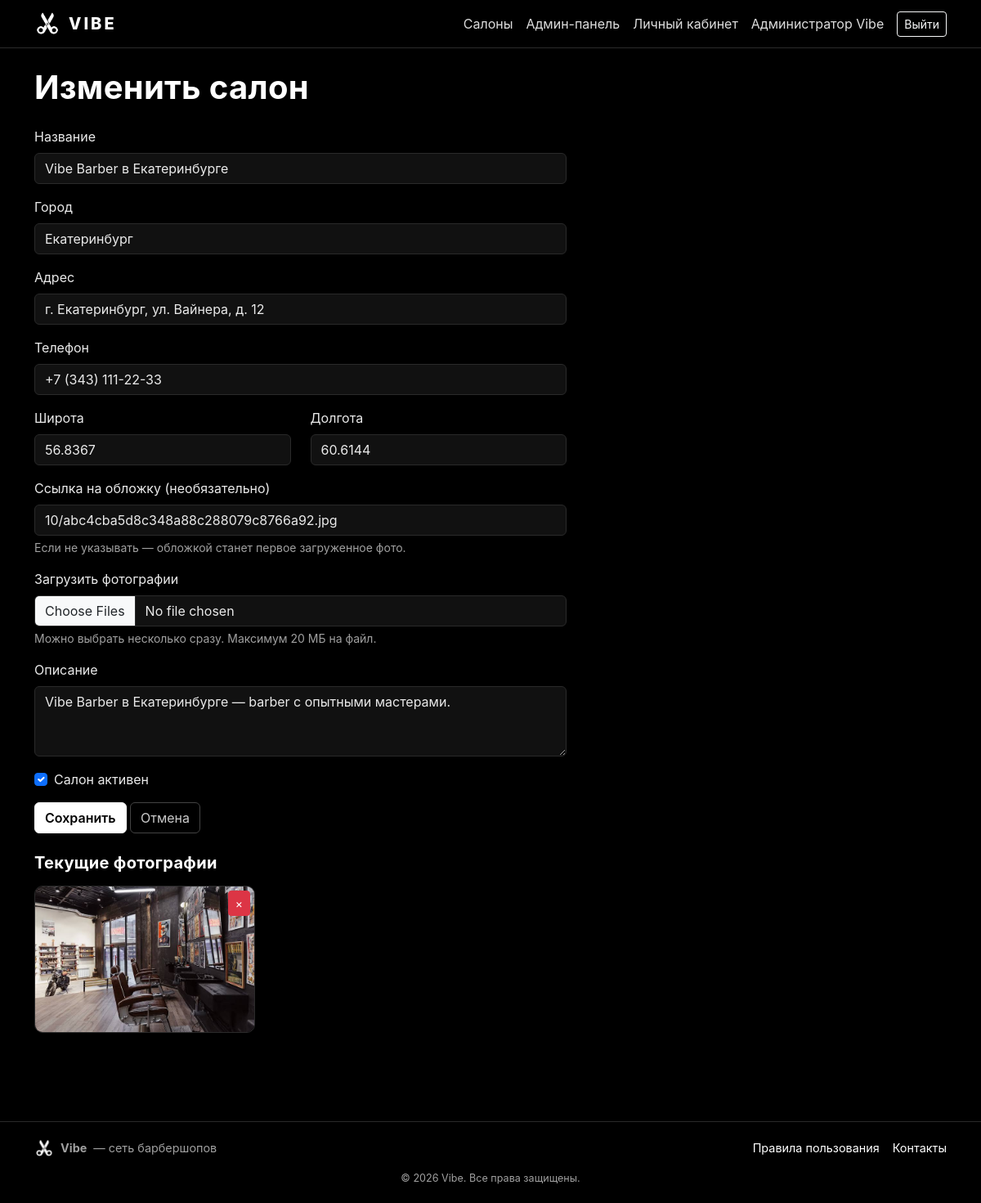
/admin/salons/10/edit (signed in), run on the app's committed database.
### app/models.py (models this page shows, shortened)
class User(UserMixin, db.Model):
    __tablename__ = "users"
    id = db.Column(db.Integer, primary_key=True)
    full_name = db.Column(db.String(150), nullable=False)
    email = db.Column(db.String(150), unique=True, nullable=False, index=True)
    phone = db.Column(db.String(30), unique=True, nullable=True, index=True)
    password_hash = db.Column(db.String(255), nullable=False)
    role = db.Column(db.String(20), nullable=False, default=ROLE_CLIENT)
    salon_id = db.Column(db.Integer, db.ForeignKey("salons.id"), nullable=True)
    is_active_flag = db.Column(db.Boolean, default=True)
    created_at = db.Column(db.DateTime, default=datetime.utcnow)
    phone_verified = db.Column(db.Boolean, default=False, nullable=False)
    phone_code = db.Column(db.String(10), nullable=True)
    phone_code_expires = db.Column(db.DateTime, nullable=True)
    reset_code = db.Column(db.String(10), nullable=True)
    reset_code_expires = db.Column(db.DateTime, nullable=True)
    reset_channel = db.Column(db.String(10), nullable=True)
    salon = db.relationship("Salon", foreign_keys=[salon_id], backref="moderators")
    bookings = db.relationship("Booking", backref="client", foreign_keys="Booking.user_id")
    @property
    def is_active(self):
        return self.is_active_flag
    def is_admin(self):
        return self.role == ROLE_ADMIN

class Salon(db.Model):
    __tablename__ = "salons"
    id = db.Column(db.Integer, primary_key=True)
    city_id = db.Column(db.Integer, db.ForeignKey("cities.id"), nullable=True)
    name = db.Column(db.String(150), nullable=False)
    address = db.Column(db.String(255), nullable=False)
    phone = db.Column(db.String(30))
    description = db.Column(db.Text)
    photo_url = db.Column(db.String(500))
    latitude = db.Column(db.Float)
    longitude = db.Column(db.Float)
    kind = db.Column(db.String(20), default="barber")
    is_active = db.Column(db.Boolean, default=True)
    created_at = db.Column(db.DateTime, default=datetime.utcnow)
    services = db.relationship("Service", backref="salon", cascade="all, delete-orphan")
    specialists = db.relationship("Specialist", backref="salon", cascade="all, delete-orphan")
    bookings = db.relationship("Booking", backref="salon", cascade="all, delete-orphan")
    photos = db.relationship("SalonPhoto", backref="salon",
                             cascade="all, delete-orphan",
                             order_by="SalonPhoto.position")

class City(db.Model):
    __tablename__ = "cities"
    id = db.Column(db.Integer, primary_key=True)
    region_id = db.Column(db.Integer, db.ForeignKey("regions.id"), nullable=False)
    name = db.Column(db.String(100), nullable=False)
    latitude = db.Column(db.Float)
    longitude = db.Column(db.Float)
    salons = db.relationship("Salon", backref="city")

class SalonPhoto(db.Model):
    __tablename__ = "salon_photos"
    id = db.Column(db.Integer, primary_key=True)
    salon_id = db.Column(db.Integer, db.ForeignKey("salons.id"), nullable=False)
    url = db.Column(db.String(500), nullable=False)
    position = db.Column(db.Integer, default=0)
    @property
    def src(self):
        return _resolve_media(self.url)

### app/admin.py (the view, shortened to what this page needs)
@admin_bp.route("/salons/<int:salon_id>/edit", methods=["GET", "POST"])
def salon_edit(salon_id):
    salon = Salon.query.get_or_404(salon_id)
    regions = Region.query.order_by(Region.name).all()
    return render_template("admin/salon_form.html", salon=salon, regions=regions)

### app/admin.py (called while the page is built)
@admin_bp.before_request
@login_required
@roles_required(ROLE_ADMIN)
def guard():
    pass

### app/models.py (called while the page is built)
def _resolve_media(path):
    if not path:
        return None
    if path.startswith(("http://", "https://")):
        return path
    return url_for("static", filename=f"uploads/salons/{path}")

### app/templates/admin/salon_form.html (shortened to what this page needs)
{% extends "base.html" %}
{% block content %}
  <h1 class="fw-bold mb-4">{{ 'Изменить' if salon else 'Добавить' }} салон</h1>
  <form method="post" enctype="multipart/form-data" class="col-md-7">
    <div class="mb-3">
      <label class="form-label">Название</label>
      <input type="text" name="name" class="form-control"
             value="{{ salon.name if salon else '' }}" required>
    </div>
    <div class="mb-3">
      <label class="form-label">Город</label>
      <select name="city_id" class="form-select">
        {% for r in regions %}
          <optgroup label="{{ r.name }}">
            {% for c in r.cities %}
              <option value="{{ c.id }}"
                {% if salon and salon.city_id == c.id %}selected{% endif %}>{{ c.name }}</option>
            {% endfor %}
          </optgroup>
        {% endfor %}
      </select>
    </div>
    <div class="mb-3">
      <label class="form-label">Адрес</label>
      <input type="text" name="address" class="form-control"
             value="{{ salon.address if salon else '' }}" required>
    </div>
    <div class="mb-3">
      <label class="form-label">Телефон</label>
      <input type="text" name="phone" class="form-control"
             value="{{ salon.phone if salon else '' }}">
    </div>
    <div class="row">
      <div class="col-6 mb-3">
        <label class="form-label">Широта</label>
        <input type="text" name="latitude" class="form-control"
               value="{{ salon.latitude if salon else '' }}" placeholder="55.7558">
      </div>
      <div class="col-6 mb-3">
        <label class="form-label">Долгота</label>
        <input type="text" name="longitude" class="form-control"
               value="{{ salon.longitude if salon else '' }}" placeholder="37.6173">
      </div>
    </div>
    <div class="mb-3">
      <label class="form-label">Ссылка на обложку (необязательно)</label>
      <input type="text" name="photo_url" class="form-control"
             value="{{ salon.photo_url if salon else '' }}"
             placeholder="https://... или оставьте пустым">
      <div class="form-text text-light-50">
        Если не указывать — обложкой станет первое загруженное фото.
      </div>
    </div>
    <div class="mb-3">
      <label class="form-label">Загрузить фотографии</label>
      <input type="file" name="photos" class="form-control"
             multiple accept="image/png,image/jpeg,image/webp,image/gif">
      <div class="form-text text-light-50">
        Можно выбрать несколько сразу. Максимум 20 МБ на файл.
      </div>
    </div>
    <div class="mb-3">
      <label class="form-label">Описание</label>
      <textarea name="description" class="form-control"
                rows="3">{{ salon.description if salon else '' }}</textarea>
    </div>
    {% if salon %}
      <div class="form-check mb-3">
        <input type="checkbox" class="form-check-input" name="is_active"
               id="is_active" {% if salon.is_active %}checked{% endif %}>
        <label class="form-check-label" for="is_active">Салон активен</label>
      </div>
    {% endif %}
    <button type="submit" class="btn btn-brand">Сохранить</button>
    <a href="{{ url_for('admin.salons') }}" class="btn btn-outline-secondary">Отмена</a>
  </form>
  {% if salon and salon.photos %}
    <h5 class="fw-bold mt-4 mb-3">Текущие фотографии</h5>
    <div class="photo-gallery">
      {% for p in salon.photos %}
        <div style="position:relative;">
          <img src="{{ p.src }}" alt=""
               onclick="window.open(this.src, '_blank')">
          <form method="post"
                action="{{ url_for('admin.salon_photo_delete', salon_id=salon.id, photo_id=p.id) }}"
                style="position:absolute; top:6px; right:6px; margin:0;"
                onsubmit="return confirm('Удалить это фото?');">
            <button type="submit" class="btn btn-sm btn-danger"
                    title="Удалить фото">×</button>
          </form>
        </div>
      {% endfor %}
    </div>
  {% endif %}
{% endblock %}

### app/templates/base.html (shortened to what this page needs)
<!doctype html>
<html lang="ru">
<head>
  <link href="https://cdn.jsdelivr.net/npm/bootstrap@5.3.3/dist/css/bootstrap.min.css" rel="stylesheet">
  <link href="{{ url_for('static', filename='css/style.css') }}" rel="stylesheet">
</head>
<body>
  <nav class="navbar navbar-expand-lg navbar-dark app-navbar">
    <div class="container">
      <a class="navbar-brand" href="{{ url_for('main.index') }}">
        <img src="{{ url_for('static', filename='img/logo.png') }}" alt="Vibe">
        <span class="brand-text">Vibe</span>
      </a>
      <div class="collapse navbar-collapse" id="nav">
        <ul class="navbar-nav ms-auto align-items-lg-center">
          <li class="nav-item"><a class="nav-link" href="{{ url_for('main.index') }}">Салоны</a></li>
          {% if current_user.is_authenticated %}
            {% if current_user.is_admin() %}
              <li class="nav-item"><a class="nav-link" href="{{ url_for('admin.dashboard') }}">Админ-панель</a></li>
            {% elif current_user.is_moderator() %}
              <li class="nav-item"><a class="nav-link" href="{{ url_for('moderator.dashboard') }}">Кабинет модератора</a></li>
            {% endif %}
            <li class="nav-item"><a class="nav-link" href="{{ url_for('main.profile') }}">Личный кабинет</a></li>
            <li class="nav-item"><span class="nav-link text-light-50">{{ current_user.full_name }}</span></li>
            <li class="nav-item"><a class="btn btn-outline-light btn-sm ms-2" href="{{ url_for('auth.logout') }}">Выйти</a></li>
          {% else %}
            <li class="nav-item"><a class="nav-link" href="{{ url_for('auth.login') }}">Вход</a></li>
            <li class="nav-item"><a class="btn btn-light btn-sm ms-2" href="{{ url_for('auth.register') }}">Регистрация</a></li>
          {% endif %}
        </ul>
      </div>
    </div>
  </nav>
  <main class="container py-4">
    {% block content %}{% endblock %}
  </main>
  <footer class="vibe-footer">
    <div class="container">
      <div class="d-flex flex-wrap justify-content-between align-items-center mb-3">
        <div class="d-flex align-items-center gap-2">
          <img src="{{ url_for('static', filename='img/logo.png') }}" alt="Vibe">
          <strong>Vibe</strong> — сеть барбершопов
        </div>
        <div class="d-flex gap-3">
          <a href="{{ url_for('main.rules') }}">Правила пользования</a>
          <a href="{{ url_for('main.contacts') }}">Контакты</a>
        </div>
      </div>
      <div class="small text-light-50 text-center">© {{ now.year }} Vibe. Все права защищены.</div>
    </div>
  </footer>
</body>
</html>

### app/static/css/style.css (style rules this page uses)
:root { --vibe-black: #000000; --vibe-dark: #111111; --vibe-gray: #1c1c1c; --vibe-border: #2a2a2a; --vibe-muted: #a0a0a0; --vibe-accent: #ffffff; }
* { box-sizing: border-box; }
body { background: var(--vibe-black); color: #eaeaea; font-family: -apple-system, "Segoe UI", Roboto, "Helvetica Neue", Arial, sans-serif; min-height: 100vh; display: flex; flex-direction: column; }
main { flex: 1; }
a { color: #ffffff; text-decoration: none; }
.app-navbar { background: #000 !important; border-bottom: 1px solid var(--vibe-border); }
.navbar-brand { display: flex; align-items: center; gap: 10px; }
.navbar-brand img { height: 32px; width: auto; }
.navbar-brand .brand-text { font-weight: 800; letter-spacing: 3px; text-transform: uppercase; color: #fff; }
.app-navbar .nav-link { color: #ddd !important; }
.vibe-footer { border-top: 1px solid var(--vibe-border); padding: 20px 0; margin-top: 60px; color: var(--vibe-muted); font-size: .9rem; background: #000; }
.vibe-footer img { height: 24px; width: auto; }
.text-light-50 { color: var(--vibe-muted) !important; }
h1, h2, h3, h4, h5 { color: #fff; letter-spacing: .3px; }
.btn-brand { background: #ffffff; border-color: #ffffff; color: #000; font-weight: 600; }
.btn-outline-secondary { color: #cccccc; border-color: #444; }
.form-control, .form-select { background: var(--vibe-dark); border: 1px solid var(--vibe-border); color: #eaeaea; }
.form-control::placeholder { color: #666; }
.photo-gallery { display: grid; grid-template-columns: repeat(auto-fill, minmax(220px, 1fr)); gap: 12px; margin: 16px 0 24px; }
.photo-gallery img { width: 100%; height: 180px; object-fit: cover; border-radius: 10px; border: 1px solid var(--vibe-border); cursor: pointer; transition: transform .15s; }

### data on the page
User: full_name "Администратор Vibe"
Salon: name "Vibe Barber в Екатеринбурге", city_id "Екатеринбург", address "г. Екатеринбург, ул. Вайнера, д. 12", phone "+7 (343) 111-22-33", latitude "56.8367", longitude "60.6144", photo_url "10/abc4cba5d8c348a88c288079c8766a92.jpg", description "Vibe Barber в Екатеринбурге — barber с опытными мастерами.", is_active "☑"
SalonPhoto: src (picture)

### other printed values
{{ 'Изменить' if salon else 'Добавить' }} "Изменить"
